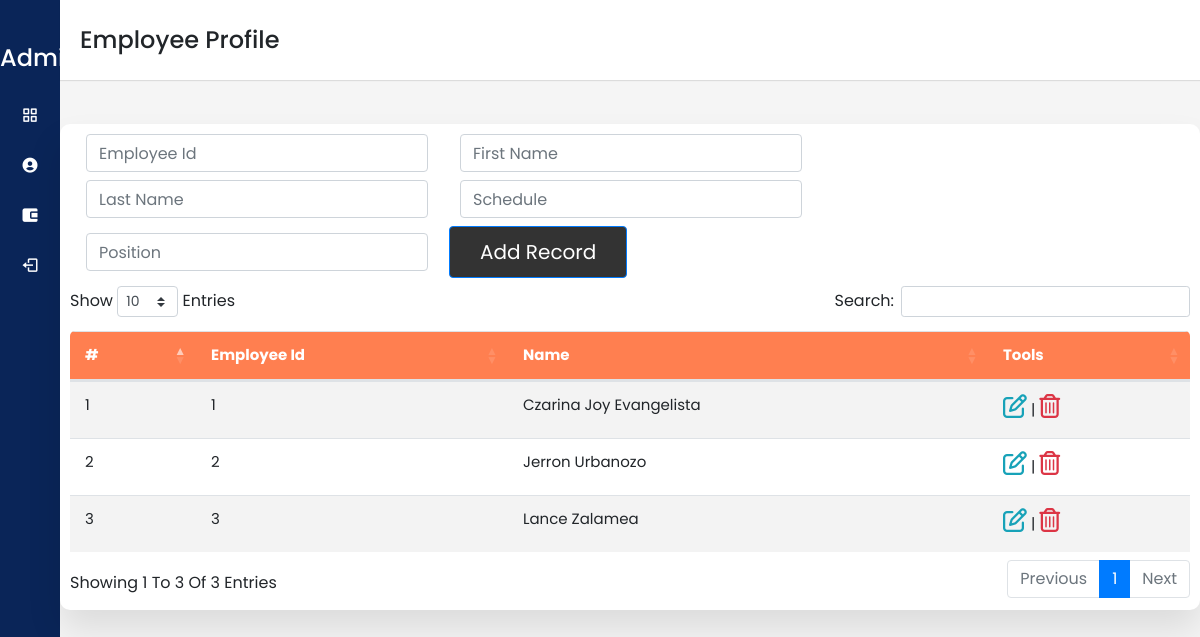
Page /dashboard.php on the committed database.
### tables this page shows
CREATE TABLE `employees` (
  `id` int(11) NOT NULL,
  `employee_id` varchar(15) NOT NULL,
  `firstname` varchar(50) NOT NULL,
  `lastname` varchar(50) NOT NULL,
  `position_id` int(11) NOT NULL,
  `schedule_id` int(11) NOT NULL,
  `created_on` date NOT NULL DEFAULT current_timestamp()
);

### dashboard.php (the view, shortened to what this page needs)
<?php
include("config/config.php");
include "nav-Items.php";
?>
<!DOCTYPE html>
<html lang="en">
<head>
    <head>
        <link rel="stylesheet" href="https://cdn.jsdelivr.net/npm/bootstrap@4.6.1/dist/css/bootstrap.min.css"
>
        <link rel="stylesheet" href="https://pro.fontawesome.com/releases/v5.10.0/css/all.css"
 />
        <link href="https://cdn.datatables.net/1.10.18/css/dataTables.bootstrap4.min.css" rel="stylesheet">
        <link rel="stylesheet" href="sidebar.css" />
        <link href="https://unpkg.com/boxicons@2.0.7/css/boxicons.min.css" rel="stylesheet" />
    </head>
<body>
    <div class="sidebar">
        <div class="logo-details">
            <span class="logo_name">&nbsp;&nbsp;&nbsp;&nbsp;&nbsp; Administrator</span>
        </div>
    </div>
    <section class="home-section">
        <nav>
            <div class="sidebar-button">
                <span class="dashboard">Employee Profile</span>
            </div>
        </nav>
        <div class="home-content">
            <section class="attendance">
                <div class="attendance-list">
                    <!-- <button type="button" class="btn " data-toggle="modal" data-target="#modal-studentinfo">
                        Add Employee Information </button> -->
                    <form class="form-inline" action="addemployee.php" method="post">
                        <div class="form-group mx-sm-3 mb-2">
                            <input type="text" class="form-control" id="EmployeeId" name="employeeid"
                                placeholder="Employee Id">
                        </div>
                        <div class="form-group mx-sm-3 mb-2">
                            <input type="text" class="form-control" id="fname" name="firstname"
                                placeholder="First Name">
                        </div>
                        <div class="form-group mx-sm-3 mb-2">
                            <input type="text" class="form-control" id="lname" name="lastname" placeholder="Last Name">
                        </div>
                        <div class="form-group mx-sm-3 mb-2">
                            <input type="text" class="form-control" id="Schedule" name="schedule"
                                placeholder="Schedule">
                        </div>
                        <div class="form-group mx-sm-3 mb-2">
                            <input type="text" class="form-control" id="Position" name="position"
                                placeholder="Position">
                        </div>
                        <button type="submit" name="Add" class="btn btn-primary mb-2">Add Record</button>
                    </form>
                    <table id="dataTable_1" class="table">
                        <thead>
                            <tr>
                                <th>#</th>
                                <th>Employee id</th>
                                <th>Name</th>
                                <th>Tools</th>
                            </tr>
                        </thead>
                        <tbody>
                            <?php
                           $sql = "SELECT * from employees;";
                           $result = $conn->query($sql);
                           $i = 1;
                           if ($result->num_rows > 0) {
                           while($row = $result->fetch_assoc()) {
                               echo "<tr>
                               <td>". $i ."</td>
                               <td>". $row['employee_id'] . "</td>
                               <td>" . $row['firstname'] . " " . $row['lastname'] . "</td>
                               <td><a href = 'employee_edit_record.php?id=" . $row['id'] . "'> <i class='far fa-edit text-info h4'></i></a> | ";
              ?>
                            <a href="#" class="delete" data-employee_id="<?=$row['id']?>">
                                <i class="far fa-trash-alt text-danger h4"></i>
                            </a>
                            <?php
                  $i++;
                }
              } else {
                echo "<tr> <td colspan = '9'> NO RECORDS FOUND</td> </tr>";
              }
                            ?>
                        </tbody>
                    </table>
                </div>
            </section>
</body>
</html>

### sidebar.css (style rules this page uses)
* { margin: 0; padding: 0; box-sizing: border-box; font-family: 'Poppins', sans-serif; }
.sidebar { position: fixed; height: 100%; width: 240px; background: #0A2558; transition: all 0.5s ease; }
.sidebar .logo-details { height: 80px; display: flex; align-items: center; }
.sidebar .logo-details .logo_name { color: #fff; font-size: 24px; font-weight: 500; }
.home-section { position: relative; background: #f5f5f5; min-height: 100vh; width: calc(100% - 240px); left: 240px; transition: all 0.5s ease; }
.home-section nav { display: flex; justify-content: space-between; height: 80px; background: #fff; display: flex; align-items: center; position: fixed; width: calc(100% - 240px); left: 240px; z-index: 100; padding: 0 20px; box-shadow: 0 1px 1px rgba(0, 0, 0, 0.1); transition: all 0.5s ease; }
.home-section nav .sidebar-button { display: flex; align-items: center; font-size: 24px; font-weight: 500; }
.home-section .home-content { position: relative; padding-top: 104px; }
.attendance { margin-top: 20px; text-transform: capitalize; }
.attendance-list { width: 100%; padding: 10px; margin-top: 10px; background: #fff; border-radius: 10px; box-shadow: 0 20px 35px rgba(0, 0, 0, 0.1); }
.table { border-collapse: collapse; margin: 25px 0; font-size: 15px; min-width: 100%; overflow: hidden; border-radius: 5px 5px 0 0; }
table thead tr { color: #fff; background: coral; text-align: left; font-weight: bold; }
.table th, .table td { padding: 12px 15px; }
.table tbody tr { border-bottom: 1px solid #ddd; }
.table tbody tr:nth-of-type(odd) { background: #f3f3f3; }
.table tbody tr:last-of-type { border-bottom: 2px solid coral; }
.attendance .attendance-list .btn { display: inline-block; padding:10px 30px; font-size: 20px; background: #333; color:#fff; margin:0 5px; text-transform: capitalize; }
@media (max-width: 1240px) { .sidebar { width: 60px; } }
@media (max-width: 1240px) { .home-section { width: calc(100% - 60px); left: 60px; } }
@media (max-width: 1240px) { .home-section nav { width: calc(100% - 60px); left: 60px; } }

### rows in the picture
employees: employee "1", firstname "Czarina Joy", lastname "Evangelista"
employees: employee "2", firstname "Jerron", lastname "Urbanozo"
employees: employee "3", firstname "Lance", lastname "Zalamea"
